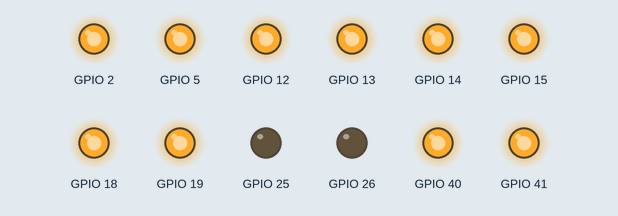
Bench run of a sketch on a simulated ESP32. On the bench: output pins drawn as LEDs (lit = HIGH).

Above: at 0.05 s.
At 2.55 s:
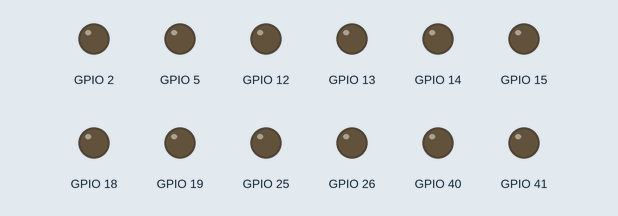
Timing chart, 0 to 3.0 s (numbered marks = the images above):
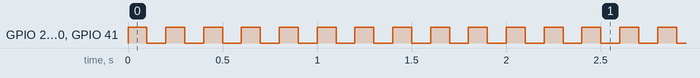

The sketch:

ProgramaEsp_copy_20260320090435.ino
```cpp
// ========================================================
// PROGRAMA EM ESP-IDF (FreeRTOS) – Equivalente nativo ESP32
// (sem framework Arduino – equivalente ao "AVR bare-metal")
// Baseado na imagem do ESP32-DevKitC-K1 + Datasheet oficial
// https://documentation.espressif.com/esp32_datasheet_en.pdf
//
// Funções:
// - Leitura analógica 12 bits (GPIO34/35 – ADC1_CH6/CH7)
// - Atuação na resistência (saída digital)
// - Controle dos motores (saídas digitais)
//
// Pinos 100% compatíveis com a imagem e com o datasheet (Tabela 2 e seção 4):
// GPIO34 = ADC1_CH6 (input-only)
// GPIO35 = ADC1_CH7 (input-only)
// GPIO21, GPIO18, GPIO19, GPIO27, GPIO26 = full digital output + PWM
// ========================================================

#include <stdio.h>
#include "freertos/FreeRTOS.h"
#include "freertos/task.h"
#include "driver/gpio.h"
#include "driver/adc.h"
#include "esp_log.h"
#include "driver/dac.h"
#include "driver/ledc.h"

static const char *TAG = "ESP32_IO";

// === PINOS ===

#define R1_IN1_GPIO          (gpio_num_t)10   // ADC1_CH6  (R1-IN1)
#define R1_IN2_GPIO          (gpio_num_t)11   // ADC1_CH7  (R1-IN2)

#define DAC_2 (gpio_num_t)25
#define DAC_2 (gpio_num_t)26

#define SPI_CLK (gpio_num_t)14
#define SPI_MISO (gpio_num_t)12
#define SPI_MOSI (gpio_num_t)13

#define SCL (gpio_num_t)22
#define SDA (gpio_num_t)21

#define MOTOR1_SAIDA1_GPIO   (gpio_num_t)19   // MOTOR1-SAIDA1
#define MOTOR1_SAIDA2_GPIO   (gpio_num_t)18   // MOTOR1-SAIDA2
#define RESISTENCIA_SAIDA_GPIO (gpio_num_t)5 // RESISTENCIA-SAIDA3

#define UART_TX (gpio_num_t)41
#define UART_RX (gpio_num_t)40

#define MOTOR2_SAIDA1_GPIO   (gpio_num_t)2   // MOTOR2-SAIDA1
#define MOTOR2_SAIDA2_GPIO   (gpio_num_t)15   // MOTOR2-SAIDA2

void setup(){
    ESP_LOGI(TAG, "=== ESP32 ESP-IDF + FreeRTOS iniciado (baseado na imagem) ===");

    // ================== CONFIGURAÇÃO DAS SAÍDAS DIGITAIS ==================
    gpio_set_direction(MOTOR1_SAIDA1_GPIO,   GPIO_MODE_OUTPUT);
    gpio_set_direction(MOTOR1_SAIDA2_GPIO,   GPIO_MODE_OUTPUT);
    gpio_set_direction(RESISTENCIA_SAIDA_GPIO, GPIO_MODE_OUTPUT);
    gpio_set_direction(MOTOR2_SAIDA1_GPIO,   GPIO_MODE_OUTPUT);
    gpio_set_direction(MOTOR2_SAIDA2_GPIO,   GPIO_MODE_OUTPUT);
    gpio_set_direction(SPI_CLK,   GPIO_MODE_OUTPUT);
    gpio_set_direction(SPI_MISO,   GPIO_MODE_OUTPUT);
    gpio_set_direction(SPI_MOSI,   GPIO_MODE_OUTPUT);
    gpio_set_direction(UART_TX,   GPIO_MODE_OUTPUT);
    gpio_set_direction(UART_RX,   GPIO_MODE_OUTPUT);

    // Estado inicial seguro (tudo desligado)
    gpio_set_level(MOTOR1_SAIDA1_GPIO,   0);
    gpio_set_level(MOTOR1_SAIDA2_GPIO,   0);
    gpio_set_level(RESISTENCIA_SAIDA_GPIO, 0);
    gpio_set_level(MOTOR2_SAIDA1_GPIO,   0);
    gpio_set_level(MOTOR2_SAIDA2_GPIO,   0);
    gpio_set_level(SPI_CLK, 0);
    gpio_set_level(SPI_MISO, 0);
    gpio_set_level(SPI_MOSI, 0);
    gpio_set_level(UART_TX, 0);
    gpio_set_level(UART_RX, 0);

    // ================== CONFIGURAÇÃO ADC 12 BITS (datasheet seção 4.2) ==================
    adc1_config_width(ADC_WIDTH_BIT_12);                    // Resolução 12 bits (0-4095)
    adc1_config_channel_atten(ADC1_CHANNEL_6, ADC_ATTEN_DB_11); // GPIO34 – faixa ~0-3,3V
    adc1_config_channel_atten(ADC1_CHANNEL_7, ADC_ATTEN_DB_11); // GPIO35 – faixa ~0-3,3V
}


void TesteDigitais(void)
{
    gpio_set_level(MOTOR1_SAIDA1_GPIO, 1);
    gpio_set_level(MOTOR1_SAIDA2_GPIO, 1);
    gpio_set_level(MOTOR2_SAIDA1_GPIO, 1);
    gpio_set_level(MOTOR2_SAIDA2_GPIO, 1);
    gpio_set_level(SPI_CLK, 1);
    gpio_set_level(SPI_MISO, 1);
    gpio_set_level(SPI_MOSI, 1);
    gpio_set_level(UART_TX, 1);
    gpio_set_level(UART_RX, 1);
    gpio_set_level(RESISTENCIA_SAIDA_GPIO, 1);
    vTaskDelay(pdMS_TO_TICKS(100));

    gpio_set_level(MOTOR1_SAIDA1_GPIO, 0);
    gpio_set_level(MOTOR1_SAIDA2_GPIO, 0);
    gpio_set_level(MOTOR2_SAIDA1_GPIO, 0);
    gpio_set_level(MOTOR2_SAIDA2_GPIO, 0);
    gpio_set_level(SPI_CLK, 0);
    gpio_set_level(SPI_MISO, 0);
    gpio_set_level(SPI_MOSI, 0);
    gpio_set_level(UART_TX, 0);
    gpio_set_level(UART_RX, 0);
    gpio_set_level(RESISTENCIA_SAIDA_GPIO, 0);
    vTaskDelay(pdMS_TO_TICKS(100));
}

// =====================TESTE DAC (RAMPA 0 → 255 em exatamente 2 segundos) ======================
void TesteDAC(void)
{
    ESP_LOGI("TESTE_DAC", "Iniciando rampa de tensão DAC (0 → 255 em 2 segundos)...");

    // Habilita os canais DAC (GPIO25 = DAC1 e GPIO26 = DAC2 conforme datasheet e imagem)
    dac_output_enable(DAC_CHANNEL_1);
    dac_output_enable(DAC_CHANNEL_2);

    // Rampa suave: 256 passos em 2000 ms → delay de ~7,8 ms por passo
    for (int valor = 0; valor <= 255; valor++) {
        dac_output_voltage(DAC_CHANNEL_1, valor);   // DAC-1
        dac_output_voltage(DAC_CHANNEL_2, valor);   // DAC-2 (mesma rampa)
    }

    // Volta para 0V no final do teste
    dac_output_voltage(DAC_CHANNEL_1, 0);
    dac_output_voltage(DAC_CHANNEL_2, 0);

    ESP_LOGI("TESTE_DAC", "Rampa DAC concluída (tensão máxima atingida e retornada a 0V)");
}

void TestePWM(void)
{

    ESP_LOGI("TESTE_PWM", "Iniciando teste PWM rampa duty (pino %d)", MOTOR1_SAIDA1_GPIO);

    // Configuração do timer PWM
    ledc_timer_config_t timer_config = {
        .speed_mode       = LEDC_LOW_SPEED_MODE,
        .duty_resolution  = LEDC_TIMER_10_BIT,
        .timer_num        = LEDC_TIMER_0,
        .freq_hz          = 5000,
        .clk_cfg          = LEDC_AUTO_CLK
    };
    ESP_ERROR_CHECK(ledc_timer_config(&timer_config));

    // Canal PWM – ordem correta dos campos (igual ao header ledc.h)
    ledc_channel_config_t channel_config = {
        .gpio_num       = MOTOR1_SAIDA1_GPIO,
        .speed_mode     = LEDC_LOW_SPEED_MODE,
        .channel        = LEDC_CHANNEL_0,
        .intr_type      = LEDC_INTR_DISABLE,
        .timer_sel      = LEDC_TIMER_0,
        .duty           = 0,
        .hpoint         = 0
    };
    ESP_ERROR_CHECK(ledc_channel_config(&channel_config));

    // Rampa de duty 0 → 1023 em ~2 segundos
    const int passos = 1024;
    const int delay_por_passo = 2000 / passos;  // ≈ 1.95 ms por passo

    for (int duty = 0; duty <= 1023; duty++) {
        ledc_set_duty(LEDC_LOW_SPEED_MODE, LEDC_CHANNEL_0, duty);
        ledc_update_duty(LEDC_LOW_SPEED_MODE, LEDC_CHANNEL_0);
        vTaskDelay(pdMS_TO_TICKS(delay_por_passo));
    }

    // Desliga no final
    ledc_set_duty(LEDC_LOW_SPEED_MODE, LEDC_CHANNEL_0, 0);
    ledc_update_duty(LEDC_LOW_SPEED_MODE, LEDC_CHANNEL_0);

    ESP_LOGI("TESTE_PWM", "Rampa PWM finalizada");
}

void TestADC(){
    int read = analogRead(0);
}

void loop(){
    //TestePWM();
    TesteDigitais();
    TesteDAC();
}
```

Measured:
- by itself, GPIO 2, GPIO 5, GPIO 12–15, GPIO 18, GPIO 19, GPIO 40, GPIO 41: alternates HIGH for 0.10 s and LOW for 0.10 s
